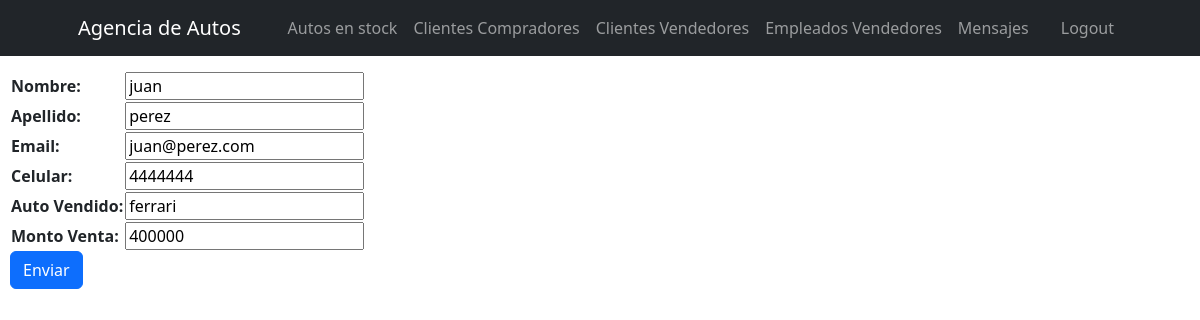
Screenshot of /AgenciApp/editarClienteVendedor/juan@perez.com/ with the database file from the repository.
### AgenciApp/models.py (models this page shows, shortened)
class clientesVendedores(models.Model):
    nombre = models.CharField(max_length=40)
    apellido = models.CharField(max_length=40)
    email = models.EmailField()
    celular = models.IntegerField()
    autoVendido = models.CharField(max_length=40)
    montoOperacionVent = models.IntegerField()

### AgenciApp/views.py (the view)
# urls.py: path('editarClienteVendedor/<email_cliente>/', editarClienteVendedor, name='editarClienteVendedor'),
def editarClienteVendedor(request, email_cliente):
    cliente = clientesVendedores.objects.get(email = email_cliente)
    if request.method == 'POST':
        miFormulario = clientesVendFormulario(request.POST)
        if miFormulario.is_valid():
            data = miFormulario.cleaned_data
            cliente.nombre = data['nombre']
            cliente.apellido = data['apellido']
            cliente.email = data['email']
            cliente.celular = data['celular']
            cliente.autoVendido = data['autoVendido']
            cliente.montoOperacionVent = data['montoOperacionVent']
            cliente.save()
            miFormulario = clientesVendFormulario()
            Clientes = clientesVendedores.objects.all()
            return redirect('setClientesVendedores')
    else:
        miFormulario = clientesVendFormulario(initial={'nombre': cliente.nombre, 'apellido': cliente.apellido, 'email': cliente.email, 'celular': cliente.celular, 'autoVendido': cliente.autoVendido, 'montoOperacionVent': cliente.montoOperacionVent})
    return render(request, "AgenciApp/editarClientesVendedores.html", {"miFormulario": miFormulario})

### AgenciApp/forms.py
class clientesVendFormulario(forms.Form):
    nombre = forms.CharField()
    apellido = forms.CharField()
    email = forms.EmailField()
    celular = forms.IntegerField()
    autoVendido = forms.CharField(label='Auto Vendido')
    montoOperacionVent = forms.IntegerField(label='Monto Venta')

### AgenciApp/templates/AgenciApp/editarClientesVendedores.html (shortened to what this page needs)
<div>
    {% extends "AgenciApp/inicio.html" %}
    {% load static %}
    {% block contenidoQueCambia %}
    <form action="" method="post"> {% csrf_token %}
        <table>
            {{ miFormulario.as_table }}
        </table>
        <input class="btn btn-primary" type="submit" value="Enviar">
    </form>
    {% endblock %}

### rows the page displays
clientesVendedores: nombre "juan", apellido "perez", email "juan@perez.com", celular "4444444", autoVendido "ferrari", montoOperacionVent "400000"
